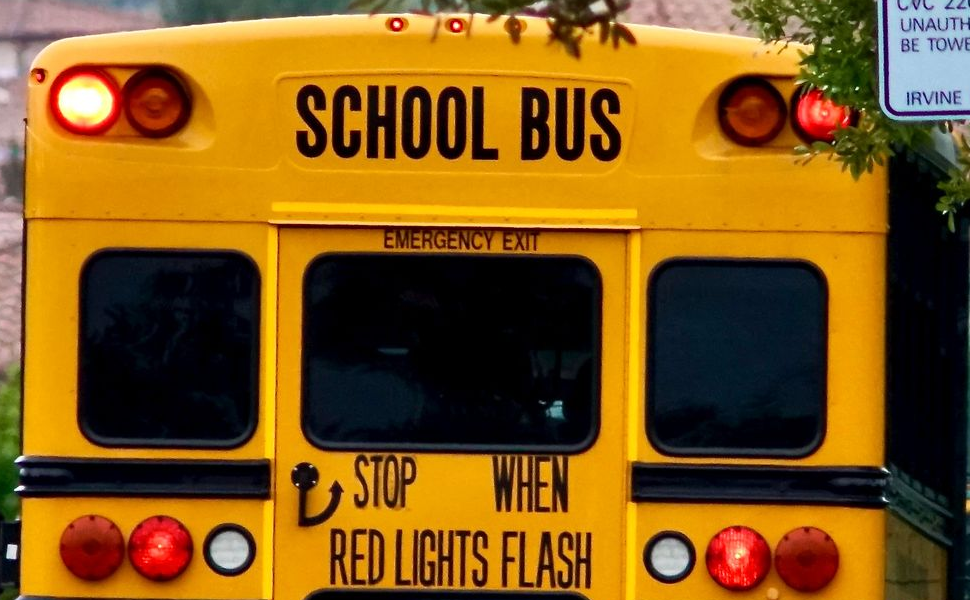
#> input picture .agents/delivery-evidence/new-photo-749d27b/privacy-safe-upper-bus.png, 970 x 600 px, found by its file name
$ python executed_smoke.py
#> lines starting #> are read from the running program, lines starting #| are printed output that depends on the picture
"""Fresh QA input with declared photo reuse/synthetic motion, genuine detector."""
from pathlib import Path
import json,time,hashlib
import cv2,numpy as np,httpx
root=Path.cwd();out=root/'.agents/runtime/ten-hour/delivery/new-photo-input/result';out.mkdir(exist_ok=True)
asset=root/'.agents/runtime/ten-hour/delivery/new-photo-input/privacy-safe-upper-bus.png';photo=cv2.imread(str(asset));assert photo.shape[:2]==(600,970)
#> further down, photo is the input picture: shape (600, 970, 3); mean B, G, R 24.5, 88.7, 129.9
bus=cv2.resize(photo,(360,223));w,h,fps,frames=1280,720,20,200
#> after `bus = cv2.resize(photo, (360, 223))`:
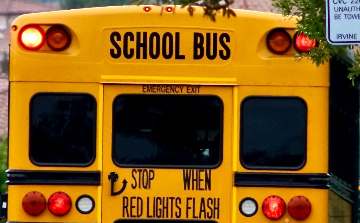
#> bus: shape (223, 360, 3); mean B, G, R 24.4, 88.6, 129.8
video=out/'new-photo-upper-bus.mp4';writer=cv2.VideoWriter(str(video),cv2.VideoWriter_fourcc(*'mp4v'),fps,(w,h));assert writer.isOpened()
try:
 for i in range(frames):
  if i<65:x=920-(i/65)*500
  elif i<155:x=420
  else:x=420-((i-155)/44)*380
  frame=np.full((h,w,3),(75,70,65),dtype=np.uint8);x=int(x);frame[340:563,x:x+360]=bus;writer.write(frame)
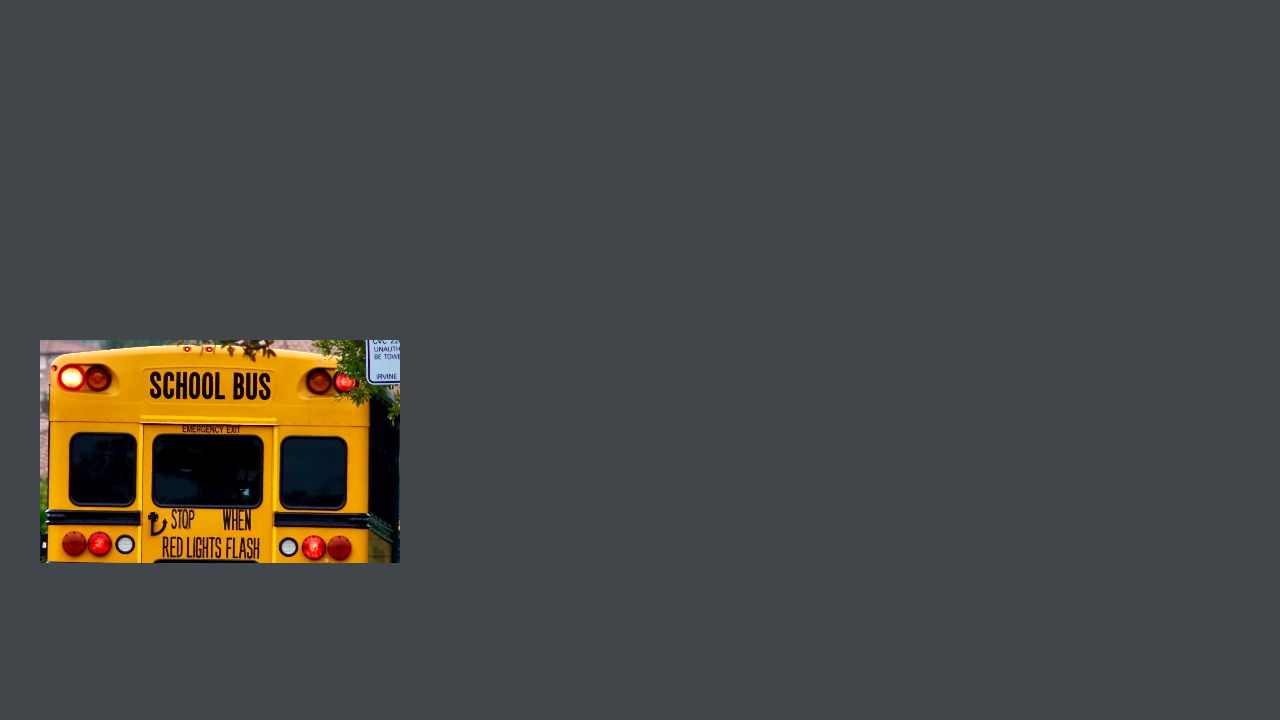
#> frame: shape (720, 1280, 3); mean B, G, R 70.6, 71.6, 70.6
finally:writer.release()
#> (the run stopped early here; a loop or call above may not have finished)
